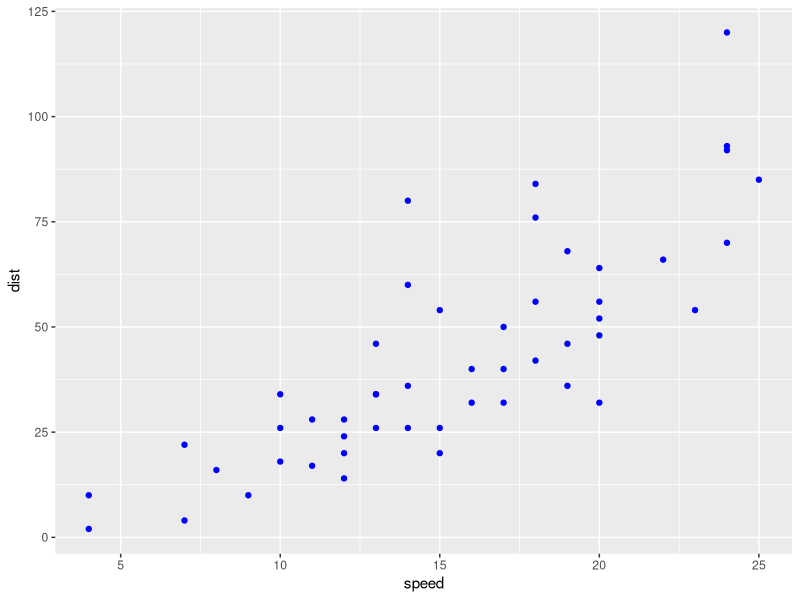
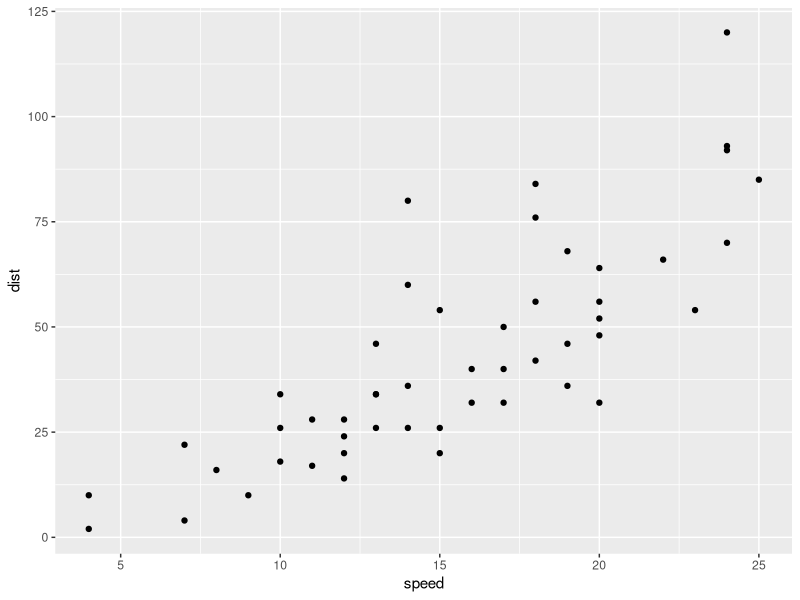

The R script that drew these images, in order:
## ---- chunk 1
knitr::opts_chunk$set(echo = TRUE)
options(tidyverse.quiet = TRUE)
## ---- chunk 2
library(tidyverse)

with_defaults <- function(new, default) {
  new <- c(new, default[setdiff(names(default), names(new))])
  default[names(new)] <- new
  default
  }

GeomPoint2 <- ggproto("GeomPoint2", 
                       GeomPoint, 
                       default_aes = 
                        with_defaults(aes(color = "blue"), GeomPoint$default_aes))


ggplot(cars) + 
  aes(speed, dist) + 
  layer(stat = StatIdentity, 
        geom = GeomPoint2,
        position = "identity")


qgeom <- function(geom = GeomPoint, new_aes){
  
  ggproto("GeomTemp", geom, default_aes = with_defaults(new_aes, geom$default_aes))
  
}

geom_specialpoint <- function(...){
  
  QG <- qgeom_mod(new_aes = aes(color = "blue"))
  
  stat_identity(geom = QG, ...)
  
}

geom_specialpoint <- function(...){
  
  GeomPoint2 <- ggproto("GeomPoint2", GeomPoint)
  
  stat_identity(geom = GeomPoint2, ...)
  
  }


ggplot(cars) + 
  aes(speed, dist) + 
  geom_specialpoint() 



## ---- chunk 3
